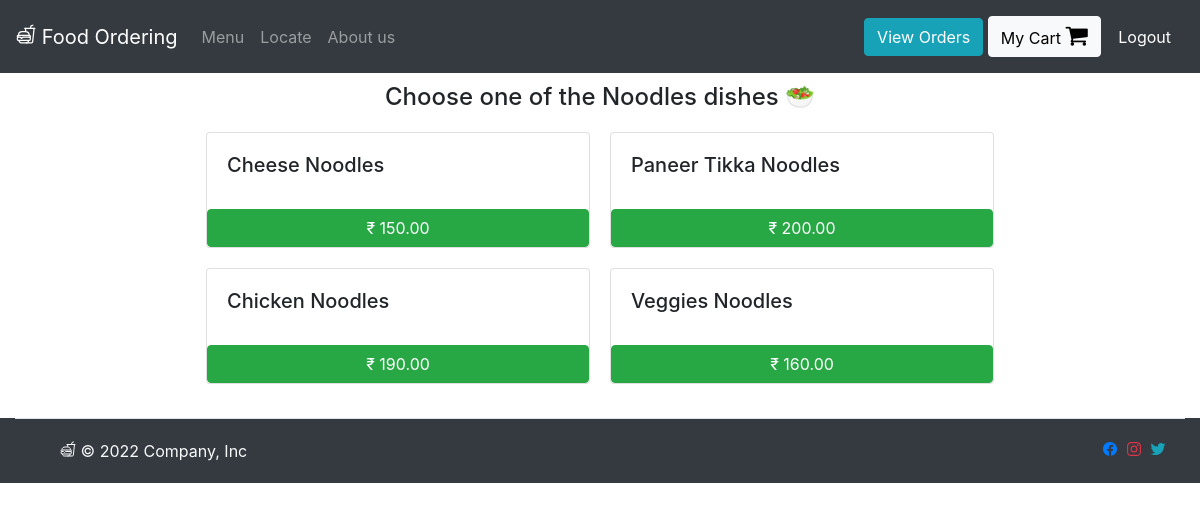
Page /Noodles (signed in) on the committed database.
### orders/models.py (models this page shows, shortened)
class Noodles(models.Model):
    dish_name = models.CharField(max_length=200)
    price = models.DecimalField(max_digits=6, decimal_places=2)

### orders/views.py (the view)
# urls.py: path("Noodles", views.noodles, name="drinks"),
def noodles(request):
    if request.user.is_authenticated:
        return render(request, "orders/noodles.html", context = {"dishes":Noodles.objects.all})
    else:
        return redirect("orders:login")

### orders/templates/orders/noodles.html
{% extends 'orders/header.html' %}
{% block content %}
    <div class="container">
      <h4 style="margin:10px; text-align:center;"> Choose one of the Noodles dishes &#x1f957 </h4>
      <div class="row justify-content-center">
        {% for dish in dishes %}
            <div class="card" id="regular_pizza_card" style="width: 24rem; margin:10px;">
              <div class="card-body">
                <h5 class="card-title" >{{dish.dish_name}}</h5>
              </div>
              <button class="btn btn-success" onclick="add_to_cart({item_description:'{{dish.dish_name}}' , price:{{dish.price}} })">&#x20B9; {{dish.price}}</button>
            </div>
        {% endfor %}
      </div>
    </div>
{% endblock %}

### rows in the picture
Noodles: dish_name "Cheese Noodles", price "150.00"
Noodles: dish_name "Paneer Tikka Noodles", price "200.00"
Noodles: dish_name "Chicken Noodles", price "190.00"
Noodles: dish_name "Veggies Noodles", price "160.00"
